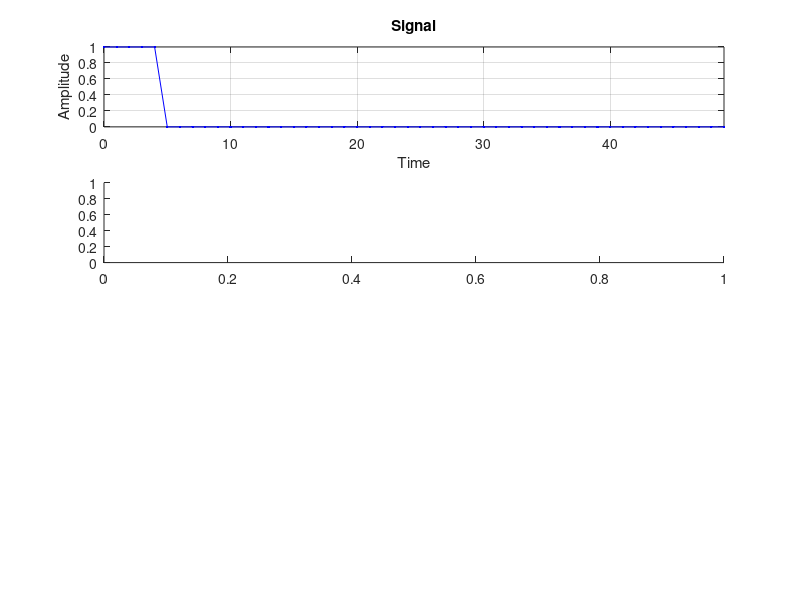

Reproduce this figure in MATLAB. (Note: this script raises an error after producing the figure.)
clear all, close all, clc

N = 50;
L = 5;
Tmin = 0;
Tmax = N-1;
dt = 1;

t = Tmin:dt:Tmax;
x = zeros(1,length(t));

for n=0:(N-1)
    if (n >= 0) && (n <= (L-1))
        x(n+1) = 1;
    else
        x(n+1) = 0;
    end
end

figure('WindowState', 'maximized');
subplot(4,1,1)%square
plot(t,x,'.-b');
title("Signal");
xlabel('Time');
ylabel('Amplitude');
grid on, axis tight, box on;

subplot(4,1,2)%dft real
stem(t,real(dft(x)),'-r');
title("DFT real");
xlabel('Frequency');
ylabel('Amplitude');
grid on, axis tight, box on;

subplot(4,1,3)%dft imag
stem(t,imag(dft(x)),'-r');
title("DFT imag");
xlabel('Frequency');
ylabel('Amplitude');
grid on, axis tight, box on;

subplot(4,1,4)%dft imag
stem(t,abs(eliminate_zero_error(dft(x),0.01)),'-r');
title("DFT ampitude");
xlabel('Frequency');
ylabel('Amplitude');
grid on, axis tight, box on;

figure('WindowState', 'maximized');
stem(t,angle(eliminate_zero_error(dft(x),1)),'-r');
title("Phase No Err");
xlabel('Frequency');
ylabel('Amplitude');
ylim([-pi,pi]);
grid on, box on;


function y = dft(x)
    y = zeros(size(x));
    for i=0:(length(x)-1)
      for j=0:(length(x)-1)
        y(i+1) = y(i+1) + x(j+1)*exp(-1i*2*pi/length(x)*i*j);
      end
    end
end

function y = eliminate_zero_error(x, limit)
    real_x = abs(real(x));
    imag_x = abs(imag(x));
    for i=1:length(x)
        if real_x(i)<limit
            real_x(i) = 0;
        end
        if imag_x(i)<limit
            imag_x(i) = 0;
        end
    end
    y = real_x + 1i * imag_x;
end